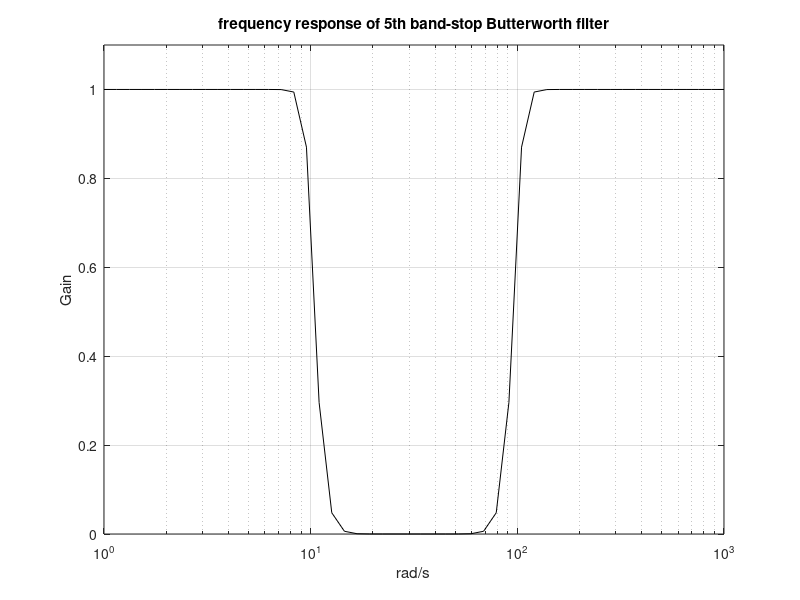

Write MATLAB code to recreate this figure.
% Frequency response of band-stop Butterworth filter
wl=10; % desired low cut-off frequency
wh=100; %desired high cut-off frequency
wb=[wl wh]; %the stop band
N=10; % order of the filter (5+5)
[num,den]=butter(N,wb,'stop','s'); %analog band-stop Butterworth filter
w=logspace(0,3); %logaritmic set of frequency values
G=freqs(num,den,w); %computes frequency response
semilogx(w,abs(G),'k'); %plots linear amplitude
axis([1 1000 0 1.1]);
grid;
ylabel('Gain'); xlabel('rad/s'); title('frequency response of 5th band-stop Butterworth filter');
